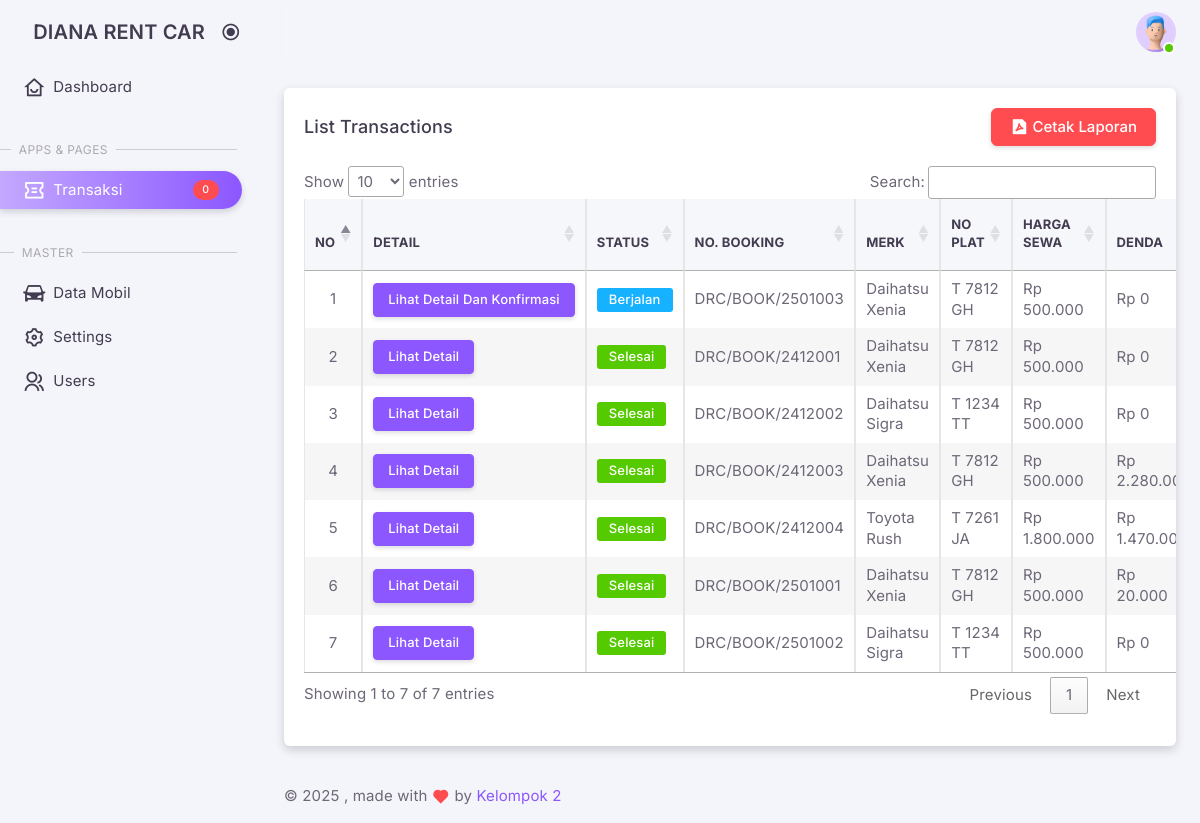
The app's page /admin/index.php?views=transaction_list (signed in) with its own data.
### tables this page shows
CREATE TABLE IF NOT EXISTS `tt_bookings` (
  `id` int NOT NULL AUTO_INCREMENT,
  `uuid` varchar(40) NOT NULL,
  `no_booking` varchar(40) NOT NULL,
  `car_id` int NOT NULL,
  `user_id` int NOT NULL,
  `is_driver` int DEFAULT NULL,
  `driver_id` int DEFAULT NULL,
  `date_start` datetime NOT NULL,
  `date_end` datetime NOT NULL,
  `destination` varchar(255) NOT NULL,
  `harga_mobil` int NOT NULL,
  `total_harga` int NOT NULL,
  `denda_mobil` int DEFAULT NULL,
  `total_denda` int DEFAULT NULL,
  `status` enum('Belum Bayar','Menunggu Konfirmasi','Disetujui','Ditolak','Berjalan','Selesai') NOT NULL,
  `note` text,
  `created_at` timestamp NULL DEFAULT CURRENT_TIMESTAMP,
  `updated_at` timestamp NULL DEFAULT CURRENT_TIMESTAMP ON UPDATE CURRENT_TIMESTAMP,
  PRIMARY KEY (`id`),
  UNIQUE KEY `id` (`id`),
  UNIQUE KEY `no_booking` (`no_booking`),
  KEY `fk_tt_bookings_car_id` (`car_id`),
  KEY `fk_tt_bookings_user_id` (`user_id`),
  KEY `fk_tt_bookings_driver_id` (`driver_id`),
  CONSTRAINT `fk_tt_bookings_car_id` FOREIGN KEY (`car_id`) REFERENCES `tm_cars` (`id`) ON DELETE CASCADE ON UPDATE CASCADE,
  CONSTRAINT `fk_tt_bookings_driver_id` FOREIGN KEY (`driver_id`) REFERENCES `users` (`id`) ON DELETE CASCADE ON UPDATE CASCADE,
  CONSTRAINT `fk_tt_bookings_user_id` FOREIGN KEY (`user_id`) REFERENCES `users` (`id`) ON DELETE CASCADE ON UPDATE CASCADE
);

CREATE TABLE IF NOT EXISTS `tm_cars` (
  `id` int NOT NULL AUTO_INCREMENT,
  `uuid` varchar(36) NOT NULL,
  `merk` varchar(100) NOT NULL,
  `tipe` varchar(100) NOT NULL,
  `jumlah_kursi` int NOT NULL,
  `jumlah_pintu` int NOT NULL,
  `warna` varchar(50) NOT NULL,
  `no_plat` varchar(50) NOT NULL,
  `tahun` year NOT NULL,
  `km` int NOT NULL,
  `jenis_bensin` varchar(50) NOT NULL,
  `harga` int NOT NULL DEFAULT (0),
  `denda` int NOT NULL DEFAULT (0),
  `transmisi` varchar(50) NOT NULL,
  `status` varchar(50) NOT NULL,
  `photo` text,
  `created_by` int DEFAULT NULL,
  `updated_by` int DEFAULT NULL,
  `created_at` datetime DEFAULT CURRENT_TIMESTAMP,
  `updated_at` datetime DEFAULT CURRENT_TIMESTAMP ON UPDATE CURRENT_TIMESTAMP,
  PRIMARY KEY (`id`),
  UNIQUE KEY `id` (`id`),
  UNIQUE KEY `uuid` (`uuid`),
  UNIQUE KEY `no_plat` (`no_plat`)
);

### classes/DatabaseExample.php (called while the page is built, shortened)
<?php
class Database
{
    private $host = 'localhost';
    private $db_name = 'dianarentcar';
    private $username = 'root';
    private $password = '';
    public function connect()
    {
        $this->conn = null;
        try {
            $this->conn = new PDO("mysql:host=" . $this->host . ";dbname=" . $this->db_name, $this->username, $this->password);
            $this->conn->setAttribute(PDO::ATTR_ERRMODE, PDO::ERRMODE_EXCEPTION);
        } catch (PDOException $e) {
            echo "Connection Error: " . $e->getMessage();
        }
        return $this->conn;
    }
}

### classes/Booking.php (called while the page is built, shortened)
<?php
class Booking extends Database
{
    private $table = 'tt_bookings';
    public function __construct()
    {
        $this->conn = $this->connect();
    }
    public function list()
    {
        $query = "SELECT * FROM " . $this->table . "
                    ORDER BY
                    CASE
                        WHEN status = 'Menunggu Konfirmasi' THEN 1
                        WHEN status = 'Belum Bayar' THEN 2
                        WHEN status = 'Disetujui' THEN 3
                        WHEN status = 'Berjalan' THEN 4
                        WHEN status = 'Ditolak' THEN 5
                        ELSE 6
                    END,
                    no_booking ASC";
        $stmt = $this->conn->query($query);
        return $stmt->fetchAll(PDO::FETCH_ASSOC);
    }
}

### classes/Car.php (called while the page is built, shortened)
<?php
class Car
{
    private $conn;
    private $table = 'tm_cars';
    public function __construct()
    {
        $db = new Database();
        $this->conn = $db->connect();
    }
    public function getCarById($id)
    {
        $query = $this->conn->prepare("SELECT * FROM " . $this->table . " WHERE id = :id");
        $query->execute(['id' => $id]);
        return $query->fetch(PDO::FETCH_ASSOC);
    }
}

### admin/pages/transaction/list.php (the view, shortened to what this page needs)
<?php
require_once '../classes/Booking.php';
require_once '../classes/Car.php';
$session_id = $_SESSION['user_id'];
$session_role = $_SESSION['user_role'];
$bookingModel = new Booking();
if ($session_role == 'admin') {
    $bookings = $bookingModel->list();
} elseif ($session_role == 'driver') {
    $bookings = $bookingModel->listDriver($session_id);
}
$carModel = new Car();
$no = 1;
?>
<div class="container-xxl flex-grow-1 container-p-y">
    <div class="row gy-6">
        <div class="col-12">
            <div class="card overflow-hidden">
                <div class="card-header d-flex justify-content-between align-items-center">
                    <h5 class="mb-0">List Transactions</h5>
                    <?php
                    $user_role = $_SESSION['user_role'];
                    ?>
                    <?php if ($user_role == 'admin') : ?>
                        <button type="button" class="btn btn-danger" data-bs-toggle="modal" data-bs-target="#cetakLaporanModal">
                            <i class="ri ri-file-pdf-2-fill"></i>
                            &nbsp;Cetak Laporan
                        </button>
                    <?php endif; ?>
                </div>
                <div class="table-responsive" style="padding: 0 1.25rem 2rem 1.25rem;">
                    <table id="transactionTable" class="table table-bordered table-striped table-sm" width="100%">
                        <thead>
                            <tr>
                                <th>No</th>
                                <th>Detail</th>
                                <th>Status</th>
                                <th>No. Booking</th>
                                <th>Merk</th>
                                <th>No Plat</th>
                                <th>Harga Sewa</th>
                                <th>Denda</th>
                            </tr>
                        </thead>
                        <tbody>
                            <?php
                            function formatRupiah($angka)
                            {
                                return 'Rp ' . number_format($angka, 0, ',', '.');
                            }
                            ?>
                            <?php foreach ($bookings as $booking): ?>
                                <?php
                                $car = $carModel->getCarById($booking['car_id']);
                                ?>
                                <tr>
                                    <td class="text-center"><?php echo $no++; ?></td>
                                    <td>
                                        <a href="?views=transaction_detail&uuid=<?php echo htmlspecialchars($booking['uuid']); ?>" class="btn btn-primary btn-sm no-wrap">
                                            Lihat Detail<?php if ($booking['status'] !== 'Selesai' && $booking['status'] !== 'Ditolak'): ?> dan Konfirmasi <?php endif; ?>
                                        </a>
                                    </td>
                                    <td>
                                        <?php
                                        if ($booking['status'] == 'Belum Bayar' || $booking['status'] == 'Menunggu Konfirmasi') {
                                            $color = 'warning';
                                        } else if ($booking['status'] == 'Disetujui' || $booking['status'] == 'Berjalan') {
                                            $color = 'info';
                                        } else if ($booking['status'] == 'Ditolak') {
                                            $color = 'danger';
                                        } else if ($booking['status'] == 'Selesai') {
                                            $color = 'success';
                                        }
                                        ?>
                                        <span class="badge bg-<?php echo $color; ?>"><?php echo htmlspecialchars($booking['status']); ?></span>
                                    </td>
                                    <td><?php echo htmlspecialchars($booking['no_booking']); ?></td>
                                    <td><?php echo htmlspecialchars($car['merk']); ?> <?php echo htmlspecialchars($car['tipe']); ?></td>
                                    <td><?php echo htmlspecialchars($car['no_plat']); ?></td>
                                    <td><?php echo $booking['total_harga'] !== null ? formatRupiah($booking['total_harga']) : 'Rp. 0'; ?></td>
                                    <td><?php echo $booking['total_denda'] !== null ? formatRupiah($booking['total_denda']) : 'Rp. 0'; ?></td>
                                </tr>
                            <?php endforeach; ?>
                        </tbody>
                    </table>
                </div>
            </div>
        </div>
    </div>
</div>

### admin/index.php (style rules this page uses)
.no-wrap { white-space: nowrap; }

### records on screen
tt_bookings: shows "Dan Konfirmasi", status "Berjalan", no_booking "DRC/BOOK/2501003", car.merk "Daihatsu", car.tipe "Xenia", car.no_plat "T 7812 GH", total_harga "Rp 500.000", total_denda "Rp 0"
tt_bookings: status "Selesai", no_booking "DRC/BOOK/2412001", car.merk "Daihatsu", car.tipe "Xenia", car.no_plat "T 7812 GH", total_harga "Rp 500.000", total_denda "Rp 0"
tt_bookings: status "Selesai", no_booking "DRC/BOOK/2412002", car.merk "Daihatsu", car.tipe "Sigra", car.no_plat "T 1234 TT", total_harga "Rp 500.000", total_denda "Rp 0"
tt_bookings: status "Selesai", no_booking "DRC/BOOK/2412003", car.merk "Daihatsu", car.tipe "Xenia", car.no_plat "T 7812 GH", total_harga "Rp 500.000", total_denda "Rp…"
tt_bookings: status "Selesai", no_booking "DRC/BOOK/2412004", car.merk "Toyota", car.tipe "Rush", car.no_plat "T 7261 JA", total_harga "Rp 1.800.000", total_denda "Rp…"
tt_bookings: status "Selesai", no_booking "DRC/BOOK/2501001", car.merk "Daihatsu", car.tipe "Xenia", car.no_plat "T 7812 GH", total_harga "Rp 500.000", total_denda "Rp 20.000"
tt_bookings: status "Selesai", no_booking "DRC/BOOK/2501002", car.merk "Daihatsu", car.tipe "Sigra", car.no_plat "T 1234 TT", total_harga "Rp 500.000", total_denda "Rp 0"

### other values on screen
$totalBookings "0"
